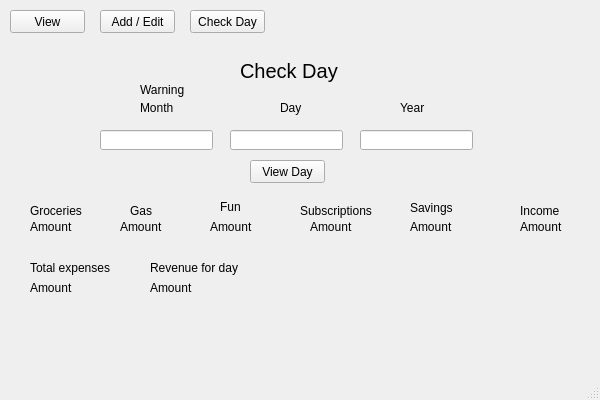
<?xml version="1.0" encoding="UTF-8"?>
<ui version="4.0">
 <class>MainWindow</class>
 <widget class="QMainWindow" name="MainWindow">
  <property name="geometry">
   <rect>
    <x>0</x>
    <y>0</y>
    <width>600</width>
    <height>400</height>
   </rect>
  </property>
  <property name="minimumSize">
   <size>
    <width>600</width>
    <height>400</height>
   </size>
  </property>
  <property name="maximumSize">
   <size>
    <width>600</width>
    <height>400</height>
   </size>
  </property>
  <property name="windowTitle">
   <string>Financial Manager</string>
  </property>
  <widget class="QWidget" name="centralwidget">
   <widget class="QPushButton" name="view_btn">
    <property name="geometry">
     <rect>
      <x>10</x>
      <y>10</y>
      <width>75</width>
      <height>23</height>
     </rect>
    </property>
    <property name="text">
     <string>View</string>
    </property>
   </widget>
   <widget class="QStackedWidget" name="stackedWidget">
    <property name="geometry">
     <rect>
      <x>0</x>
      <y>40</y>
      <width>591</width>
      <height>361</height>
     </rect>
    </property>
    <property name="currentIndex">
     <number>1</number>
    </property>
    <widget class="QWidget" name="view_page">
     <widget class="QLabel" name="view_lbl">
      <property name="geometry">
       <rect>
        <x>250</x>
        <y>20</y>
        <width>51</width>
        <height>21</height>
       </rect>
      </property>
      <property name="font">
       <font>
        <pointsize>15</pointsize>
       </font>
      </property>
      <property name="text">
       <string>View</string>
      </property>
     </widget>
     <widget class="QLabel" name="current_checkings_lbl">
      <property name="geometry">
       <rect>
        <x>10</x>
        <y>50</y>
        <width>101</width>
        <height>16</height>
       </rect>
      </property>
      <property name="text">
       <string>Current Checkings</string>
      </property>
     </widget>
     <widget class="QLabel" name="checkings_amount_lbl">
      <property name="geometry">
       <rect>
        <x>10</x>
        <y>70</y>
        <width>91</width>
        <height>16</height>
       </rect>
      </property>
      <property name="text">
       <string>Amount</string>
      </property>
     </widget>
     <widget class="QLabel" name="current_savings_lbl">
      <property name="geometry">
       <rect>
        <x>130</x>
        <y>50</y>
        <width>91</width>
        <height>20</height>
       </rect>
      </property>
      <property name="text">
       <string>Current Savings</string>
      </property>
     </widget>
     <widget class="QLabel" name="savings_amount_lbl">
      <property name="geometry">
       <rect>
        <x>130</x>
        <y>70</y>
        <width>47</width>
        <height>14</height>
       </rect>
      </property>
      <property name="text">
       <string>Amount</string>
      </property>
     </widget>
     <widget class="QLabel" name="current_other_lbl">
      <property name="geometry">
       <rect>
        <x>240</x>
        <y>53</y>
        <width>81</width>
        <height>16</height>
       </rect>
      </property>
      <property name="text">
       <string>Current Other</string>
      </property>
     </widget>
     <widget class="QLabel" name="other_amount_lbl">
      <property name="geometry">
       <rect>
        <x>240</x>
        <y>70</y>
        <width>47</width>
        <height>14</height>
       </rect>
      </property>
      <property name="text">
       <string>Amount</string>
      </property>
     </widget>
     <widget class="QLineEdit" name="set_amount_checking_lnedit">
      <property name="geometry">
       <rect>
        <x>10</x>
        <y>130</y>
        <width>91</width>
        <height>20</height>
       </rect>
      </property>
     </widget>
     <widget class="QPushButton" name="set_amount_checking_btn">
      <property name="geometry">
       <rect>
        <x>10</x>
        <y>100</y>
        <width>91</width>
        <height>23</height>
       </rect>
      </property>
      <property name="text">
       <string>Set Amount</string>
      </property>
     </widget>
     <widget class="QPushButton" name="set_amount_saving_btn">
      <property name="geometry">
       <rect>
        <x>130</x>
        <y>100</y>
        <width>91</width>
        <height>23</height>
       </rect>
      </property>
      <property name="text">
       <string>Set Amount</string>
      </property>
     </widget>
     <widget class="QLineEdit" name="set_amount_saving_lnedit">
      <property name="geometry">
       <rect>
        <x>130</x>
        <y>130</y>
        <width>91</width>
        <height>20</height>
       </rect>
      </property>
     </widget>
     <widget class="QPushButton" name="set_amount_other_btn">
      <property name="geometry">
       <rect>
        <x>240</x>
        <y>100</y>
        <width>91</width>
        <height>23</height>
       </rect>
      </property>
      <property name="text">
       <string>Set Amount</string>
      </property>
     </widget>
     <widget class="QLineEdit" name="set_amount_other_lnedit">
      <property name="geometry">
       <rect>
        <x>240</x>
        <y>130</y>
        <width>91</width>
        <height>20</height>
       </rect>
      </property>
     </widget>
     <widget class="QPushButton" name="save_btn">
      <property name="geometry">
       <rect>
        <x>510</x>
        <y>20</y>
        <width>75</width>
        <height>23</height>
       </rect>
      </property>
      <property name="text">
       <string>Save</string>
      </property>
     </widget>
     <widget class="QLabel" name="view_warning_lbl">
      <property name="geometry">
       <rect>
        <x>10</x>
        <y>160</y>
        <width>321</width>
        <height>16</height>
       </rect>
      </property>
      <property name="text">
       <string>Warning</string>
      </property>
     </widget>
    </widget>
    <widget class="QWidget" name="check_day_page">
     <widget class="QLabel" name="check_day_lbl">
      <property name="geometry">
       <rect>
        <x>240</x>
        <y>10</y>
        <width>101</width>
        <height>41</height>
       </rect>
      </property>
      <property name="font">
       <font>
        <pointsize>15</pointsize>
       </font>
      </property>
      <property name="text">
       <string>Check Day</string>
      </property>
     </widget>
     <widget class="QLabel" name="year_lbl_3">
      <property name="geometry">
       <rect>
        <x>400</x>
        <y>60</y>
        <width>31</width>
        <height>16</height>
       </rect>
      </property>
      <property name="text">
       <string>Year</string>
      </property>
     </widget>
     <widget class="QLineEdit" name="check_year_lnedit">
      <property name="geometry">
       <rect>
        <x>360</x>
        <y>90</y>
        <width>113</width>
        <height>20</height>
       </rect>
      </property>
     </widget>
     <widget class="QLabel" name="month_lbl_3">
      <property name="geometry">
       <rect>
        <x>140</x>
        <y>60</y>
        <width>41</width>
        <height>16</height>
       </rect>
      </property>
      <property name="text">
       <string>Month</string>
      </property>
     </widget>
     <widget class="QLineEdit" name="check_month_lnedit">
      <property name="geometry">
       <rect>
        <x>100</x>
        <y>90</y>
        <width>113</width>
        <height>20</height>
       </rect>
      </property>
     </widget>
     <widget class="QLineEdit" name="check_day_lnedit">
      <property name="geometry">
       <rect>
        <x>230</x>
        <y>90</y>
        <width>113</width>
        <height>20</height>
       </rect>
      </property>
     </widget>
     <widget class="QLabel" name="day_lbl_3">
      <property name="geometry">
       <rect>
        <x>280</x>
        <y>60</y>
        <width>21</width>
        <height>16</height>
       </rect>
      </property>
      <property name="text">
       <string>Day</string>
      </property>
     </widget>
     <widget class="QPushButton" name="view_day_btn">
      <property name="geometry">
       <rect>
        <x>250</x>
        <y>120</y>
        <width>75</width>
        <height>23</height>
       </rect>
      </property>
      <property name="text">
       <string>View Day</string>
      </property>
     </widget>
     <widget class="QLabel" name="label">
      <property name="geometry">
       <rect>
        <x>30</x>
        <y>160</y>
        <width>61</width>
        <height>21</height>
       </rect>
      </property>
      <property name="text">
       <string>Groceries</string>
      </property>
     </widget>
     <widget class="QLabel" name="label_4">
      <property name="geometry">
       <rect>
        <x>130</x>
        <y>160</y>
        <width>47</width>
        <height>21</height>
       </rect>
      </property>
      <property name="text">
       <string>Gas</string>
      </property>
     </widget>
     <widget class="QLabel" name="label_5">
      <property name="geometry">
       <rect>
        <x>220</x>
        <y>160</y>
        <width>47</width>
        <height>14</height>
       </rect>
      </property>
      <property name="text">
       <string>Fun</string>
      </property>
     </widget>
     <widget class="QLabel" name="label_6">
      <property name="geometry">
       <rect>
        <x>300</x>
        <y>160</y>
        <width>81</width>
        <height>21</height>
       </rect>
      </property>
      <property name="text">
       <string>Subscriptions</string>
      </property>
     </widget>
     <widget class="QLabel" name="label_7">
      <property name="geometry">
       <rect>
        <x>410</x>
        <y>160</y>
        <width>47</width>
        <height>16</height>
       </rect>
      </property>
      <property name="text">
       <string>Savings</string>
      </property>
     </widget>
     <widget class="QLabel" name="label_8">
      <property name="geometry">
       <rect>
        <x>520</x>
        <y>160</y>
        <width>47</width>
        <height>21</height>
       </rect>
      </property>
      <property name="text">
       <string>Income</string>
      </property>
     </widget>
     <widget class="QLabel" name="groceries_amount_lbl">
      <property name="geometry">
       <rect>
        <x>30</x>
        <y>180</y>
        <width>47</width>
        <height>14</height>
       </rect>
      </property>
      <property name="text">
       <string>Amount</string>
      </property>
     </widget>
     <widget class="QLabel" name="gas_amount_lbl">
      <property name="geometry">
       <rect>
        <x>120</x>
        <y>180</y>
        <width>47</width>
        <height>14</height>
       </rect>
      </property>
      <property name="text">
       <string>Amount</string>
      </property>
     </widget>
     <widget class="QLabel" name="fun_amount_lbl">
      <property name="geometry">
       <rect>
        <x>210</x>
        <y>180</y>
        <width>47</width>
        <height>14</height>
       </rect>
      </property>
      <property name="text">
       <string>Amount</string>
      </property>
     </widget>
     <widget class="QLabel" name="subscriptions_amount_lbl">
      <property name="geometry">
       <rect>
        <x>310</x>
        <y>180</y>
        <width>47</width>
        <height>14</height>
       </rect>
      </property>
      <property name="text">
       <string>Amount</string>
      </property>
     </widget>
     <widget class="QLabel" name="savings_amount_lbl_2">
      <property name="geometry">
       <rect>
        <x>410</x>
        <y>180</y>
        <width>47</width>
        <height>14</height>
       </rect>
      </property>
      <property name="text">
       <string>Amount</string>
      </property>
     </widget>
     <widget class="QLabel" name="income_amount_lbl">
      <property name="geometry">
       <rect>
        <x>520</x>
        <y>180</y>
        <width>47</width>
        <height>14</height>
       </rect>
      </property>
      <property name="text">
       <string>Amount</string>
      </property>
     </widget>
     <widget class="QLabel" name="check_day_warning_lbl">
      <property name="geometry">
       <rect>
        <x>140</x>
        <y>40</y>
        <width>271</width>
        <height>20</height>
       </rect>
      </property>
      <property name="text">
       <string>Warning</string>
      </property>
     </widget>
     <widget class="QLabel" name="label_3">
      <property name="geometry">
       <rect>
        <x>30</x>
        <y>220</y>
        <width>91</width>
        <height>16</height>
       </rect>
      </property>
      <property name="text">
       <string>Total expenses</string>
      </property>
     </widget>
     <widget class="QLabel" name="tot_exp_lbl">
      <property name="geometry">
       <rect>
        <x>30</x>
        <y>240</y>
        <width>81</width>
        <height>16</height>
       </rect>
      </property>
      <property name="text">
       <string>Amount</string>
      </property>
     </widget>
     <widget class="QLabel" name="label_10">
      <property name="geometry">
       <rect>
        <x>150</x>
        <y>220</y>
        <width>101</width>
        <height>16</height>
       </rect>
      </property>
      <property name="text">
       <string>Revenue for day</string>
      </property>
     </widget>
     <widget class="QLabel" name="revenue_for_day_lbl">
      <property name="geometry">
       <rect>
        <x>150</x>
        <y>240</y>
        <width>71</width>
        <height>16</height>
       </rect>
      </property>
      <property name="text">
       <string>Amount</string>
      </property>
     </widget>
    </widget>
    <widget class="QWidget" name="add_page">
     <widget class="QLabel" name="label_2">
      <property name="geometry">
       <rect>
        <x>240</x>
        <y>20</y>
        <width>101</width>
        <height>21</height>
       </rect>
      </property>
      <property name="font">
       <font>
        <pointsize>15</pointsize>
       </font>
      </property>
      <property name="text">
       <string>Add / Edit</string>
      </property>
     </widget>
     <widget class="QLineEdit" name="month_lnedit">
      <property name="geometry">
       <rect>
        <x>40</x>
        <y>80</y>
        <width>113</width>
        <height>20</height>
       </rect>
      </property>
     </widget>
     <widget class="QLineEdit" name="day_lnedit">
      <property name="geometry">
       <rect>
        <x>170</x>
        <y>80</y>
        <width>113</width>
        <height>20</height>
       </rect>
      </property>
     </widget>
     <widget class="QLineEdit" name="year_lnedit">
      <property name="geometry">
       <rect>
        <x>300</x>
        <y>80</y>
        <width>113</width>
        <height>20</height>
       </rect>
      </property>
     </widget>
     <widget class="QLabel" name="month_lbl">
      <property name="geometry">
       <rect>
        <x>80</x>
        <y>50</y>
        <width>41</width>
        <height>16</height>
       </rect>
      </property>
      <property name="text">
       <string>Month</string>
      </property>
     </widget>
     <widget class="QLabel" name="day_lbl">
      <property name="geometry">
       <rect>
        <x>210</x>
        <y>50</y>
        <width>31</width>
        <height>16</height>
       </rect>
      </property>
      <property name="text">
       <string>Day</string>
      </property>
     </widget>
     <widget class="QLabel" name="year_lbl">
      <property name="geometry">
       <rect>
        <x>340</x>
        <y>50</y>
        <width>31</width>
        <height>16</height>
       </rect>
      </property>
      <property name="text">
       <string>Year</string>
      </property>
     </widget>
     <widget class="QLabel" name="expense_cost_lbl">
      <property name="geometry">
       <rect>
        <x>40</x>
        <y>120</y>
        <width>71</width>
        <height>16</height>
       </rect>
      </property>
      <property name="text">
       <string>Expense Cost</string>
      </property>
     </widget>
     <widget class="QLineEdit" name="expense_lnedit">
      <property name="geometry">
       <rect>
        <x>40</x>
        <y>140</y>
        <width>113</width>
        <height>20</height>
       </rect>
      </property>
     </widget>
     <widget class="QRadioButton" name="radioButton">
      <property name="geometry">
       <rect>
        <x>40</x>
        <y>200</y>
        <width>83</width>
        <height>18</height>
       </rect>
      </property>
      <property name="text">
       <string>Groceries</string>
      </property>
      <attribute name="buttonGroup">
       <string notr="true">category_btn_grp</string>
      </attribute>
     </widget>
     <widget class="QLabel" name="category_lbl">
      <property name="geometry">
       <rect>
        <x>40</x>
        <y>180</y>
        <width>51</width>
        <height>16</height>
       </rect>
      </property>
      <property name="text">
       <string>Category</string>
      </property>
     </widget>
     <widget class="QRadioButton" name="radioButton_2">
      <property name="geometry">
       <rect>
        <x>140</x>
        <y>200</y>
        <width>83</width>
        <height>18</height>
       </rect>
      </property>
      <property name="text">
       <string>Gas</string>
      </property>
      <attribute name="buttonGroup">
       <string notr="true">category_btn_grp</string>
      </attribute>
     </widget>
     <widget class="QRadioButton" name="radioButton_3">
      <property name="geometry">
       <rect>
        <x>230</x>
        <y>200</y>
        <width>83</width>
        <height>18</height>
       </rect>
      </property>
      <property name="text">
       <string>Fun</string>
      </property>
      <attribute name="buttonGroup">
       <string notr="true">category_btn_grp</string>
      </attribute>
     </widget>
     <widget class="QRadioButton" name="radioButton_4">
      <property name="geometry">
       <rect>
        <x>310</x>
        <y>200</y>
        <width>91</width>
        <height>18</height>
       </rect>
      </property>
      <property name="text">
       <string>Subscription</string>
      </property>
      <attribute name="buttonGroup">
       <string notr="true">category_btn_grp</string>
      </attribute>
     </widget>
     <widget class="QRadioButton" name="radioButton_5">
      <property name="geometry">
       <rect>
        <x>420</x>
        <y>200</y>
        <width>83</width>
        <height>18</height>
       </rect>
      </property>
      <property name="text">
       <string>Savings</string>
      </property>
      <attribute name="buttonGroup">
       <string notr="true">category_btn_grp</string>
      </attribute>
     </widget>
     <widget class="QPushButton" name="add_expense_btn">
      <property name="geometry">
       <rect>
        <x>40</x>
        <y>230</y>
        <width>161</width>
        <height>23</height>
       </rect>
      </property>
      <property name="text">
       <string>Add Expense And Income</string>
      </property>
     </widget>
     <widget class="QLabel" name="income_lbl">
      <property name="geometry">
       <rect>
        <x>190</x>
        <y>120</y>
        <width>47</width>
        <height>14</height>
       </rect>
      </property>
      <property name="text">
       <string>Income</string>
      </property>
     </widget>
     <widget class="QLineEdit" name="income_lnedit">
      <property name="geometry">
       <rect>
        <x>180</x>
        <y>140</y>
        <width>113</width>
        <height>20</height>
       </rect>
      </property>
     </widget>
     <widget class="QLabel" name="add_warning_lbl">
      <property name="geometry">
       <rect>
        <x>40</x>
        <y>260</y>
        <width>451</width>
        <height>21</height>
       </rect>
      </property>
      <property name="text">
       <string>Warning</string>
      </property>
     </widget>
     <widget class="QRadioButton" name="radioButton_6">
      <property name="geometry">
       <rect>
        <x>500</x>
        <y>200</y>
        <width>83</width>
        <height>18</height>
       </rect>
      </property>
      <property name="text">
       <string>None</string>
      </property>
      <attribute name="buttonGroup">
       <string notr="true">category_btn_grp</string>
      </attribute>
     </widget>
     <widget class="QPushButton" name="auto_fill_btn">
      <property name="geometry">
       <rect>
        <x>480</x>
        <y>20</y>
        <width>75</width>
        <height>23</height>
       </rect>
      </property>
      <property name="text">
       <string>Auto Fill</string>
      </property>
     </widget>
    </widget>
   </widget>
   <widget class="QPushButton" name="add_btn">
    <property name="geometry">
     <rect>
      <x>100</x>
      <y>10</y>
      <width>75</width>
      <height>23</height>
     </rect>
    </property>
    <property name="text">
     <string>Add / Edit</string>
    </property>
   </widget>
   <widget class="QPushButton" name="check_day_btn">
    <property name="geometry">
     <rect>
      <x>190</x>
      <y>10</y>
      <width>75</width>
      <height>23</height>
     </rect>
    </property>
    <property name="text">
     <string>Check Day</string>
    </property>
   </widget>
  </widget>
  <widget class="QStatusBar" name="statusbar"/>
 </widget>
 <resources/>
 <connections/>
 <buttongroups>
  <buttongroup name="category_btn_grp"/>
 </buttongroups>
</ui>
